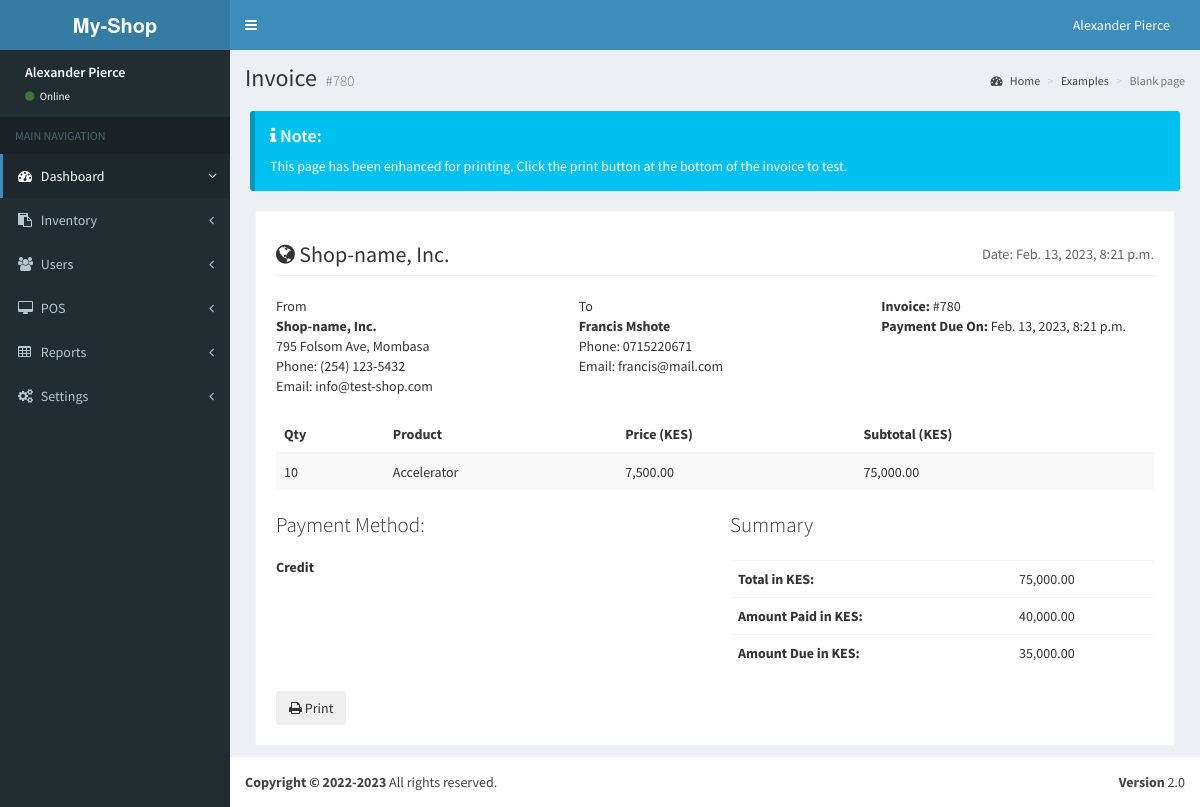
Screenshot of /invoice/14/ with the database file from the repository.
### store/models.py (models this page shows, shortened)
class Bill(models.Model):
	customer = models.ForeignKey(Customer, related_name="bills", on_delete=models.CASCADE, null=True, blank=True)
	payment_method = models.ForeignKey(PaymentMethod, related_name="bills", on_delete=models.CASCADE, null=True, blank=True)
	paid = models.BooleanField(default=False)
	invoice_no = models.CharField(max_length=25, blank=True, null=True)
	processed = models.BooleanField(default=False)
	date_updated = models.DateTimeField(auto_now=True)
	date_created = models.DateTimeField(auto_now_add=True)
	@property
	def get_bill_total(self):
		total = sum([item.sum_total for item in self.bill_items.all()])
		return total
	@property
	def get_total_amount_paid(self):
		total = sum([item.amount_paid for item in self.bill_transactions.all()])
		return total

class Customer(models.Model):
	first_name = models.CharField(max_length=50)
	last_name = models.CharField(max_length=50)
	phone = models.CharField(max_length=15, null=True, blank=True)
	email = models.EmailField(max_length=255, null=True, blank=True)
	date_updated = models.DateTimeField(auto_now=True)
	date_created = models.DateTimeField(auto_now_add=True)

class BillItem(models.Model):
	product = models.ForeignKey(Inventory, related_name="bill_items", on_delete=models.CASCADE, null=True)
	bill = models.ForeignKey(Bill, related_name="bill_items", on_delete=models.CASCADE)
	quantity = models.IntegerField(default=0)
	sum_total = models.FloatField(default=0)
	date_added = models.DateTimeField(auto_now_add=True)
	date_updated = models.DateTimeField(auto_now=True)

class Inventory(models.Model):
	store = models.ForeignKey(Store, related_name="products", on_delete=models.CASCADE, null=True, blank=True)
	category = models.ForeignKey(Category, related_name="products", on_delete=models.SET_NULL, null=True, blank=True)
	name = models.CharField(max_length=25, unique=True)
	description = models.CharField(max_length=255, blank=True)
	price = models.FloatField(blank=True, null=True)
	stock = models.IntegerField(blank=True, null=True)
	date_updated = models.DateTimeField(auto_now=True)
	date_created = models.DateTimeField(auto_now_add=True)

class PaymentMethod(models.Model):
	name = models.CharField(max_length=25, unique=True)
	description = models.CharField(max_length=255, blank=True)
	date_updated = models.DateTimeField(auto_now=True)
	date_created = models.DateTimeField(auto_now_add=True)

class BillTransaction(models.Model):
    id = models.UUIDField(primary_key=True, default=uuid.uuid4, editable=False)
    bill = models.ForeignKey(Bill, related_name="bill_transactions", on_delete=models.CASCADE)
    amount_paid = models.FloatField()
    transaction_type = models.ForeignKey(TransactionType, related_name="bill_transactions", on_delete=models.SET_NULL, null=True)
    date_created = models.DateTimeField(auto_now_add=True)
    date_updated = models.DateTimeField(auto_now=True)

### store/views.py (the view)
# urls.py: path("invoice/<int:bill_id>/", views.sales_invoice),
def sales_invoice(request, bill_id):
	context_data = {}
	try:
		del request.session["bill_id"]
	except:
		pass
	active_bill = Bill.objects.get(id=bill_id)
	active_bill.processed = True
	active_bill.save()
	context_data["active_bill"] = active_bill
	context_data["date_now"] = datetime.datetime.now()
	context_data["amount_due"] = active_bill.get_bill_total - active_bill.get_total_amount_paid
	return render(request, "store/invoice.html", context_data)

### templates/store/invoice.html (shortened to what this page needs)
{% extends "base.html" %}
{% load humanize %}
{% block page_content %}
      <div class="content-wrapper">
        <section class="content-header">
          <h1>
            Invoice
            <small>{{active_bill.invoice_no}}</small>
          </h1>
          <ol class="breadcrumb">
            <li><a href="#"><i class="fa fa-dashboard"></i> Home</a></li>
            <li><a href="#">Examples</a></li>
            <li class="active">Blank page</li>
          </ol>
        </section>
        <div class="pad margin no-print">
          <div class="callout callout-info" style="margin-bottom: 0!important;">
            <h4><i class="fa fa-info"></i> Note:</h4>
            This page has been enhanced for printing. Click the print button at the bottom of the invoice to test.
          </div>
        </div>
        <section class="invoice">
          <div class="row">
            <div class="col-xs-12">
              <h2 class="page-header">
                <i class="fa fa-globe"></i> Shop-name, Inc.
                <small class="pull-right">Date: {{date_now}}</small>
              </h2>
            </div>
          </div>
          <div class="row invoice-info">
            <div class="col-sm-4 invoice-col">
              From
              <address>
                <strong>Shop-name, Inc.</strong><br>
                795 Folsom Ave, Mombasa<br>
                Phone: (254) 123-5432<br/>
                Email: info@test-shop.com
              </address>
            </div>
            <div class="col-sm-4 invoice-col">
              To
              <address>
                <strong>{{active_bill.customer.first_name}} {{active_bill.customer.last_name}}</strong><br>
                Phone: {{active_bill.customer.phone}}<br/>
                Email: {{active_bill.customer.email}}
              </address>
            </div>
            <div class="col-sm-4 invoice-col">
              <b>Invoice:</b> {{active_bill.invoice_no}}<br/>
              <b>Payment Due On:</b> {{date_now}}<br/>
            </div>
          </div>
          <div class="row">
            <div class="col-xs-12 table-responsive">
              <table class="table table-striped">
                <thead>
                  <tr>
                    <th>Qty</th>
                    <th>Product</th>
                    <th>Price (KES)</th>
                    <th>Subtotal (KES)</th>
                  </tr>
                </thead>
                <tbody>
                  {% for item in active_bill.bill_items.all %}
                  <tr>
                    <td>{{item.quantity}}</td>
                    <td>{{item.product.name}}</td>
                    <td>{{item.product.price | floatformat:2 | intcomma}}</td>
                    <td>{{item.sum_total | floatformat:2 | intcomma}}</td>
                  </tr>
                  {% endfor %}
                </tbody>
              </table>
            </div>
          </div>
          <div class="row">
            <div class="col-xs-6">
              <p class="lead">Payment Method:</p>
              <h5><b>{{active_bill.payment_method.name | capfirst}}</b></h5>
            </div>
            <div class="col-xs-6">
              <p class="lead">Summary</p>
              <div class="table-responsive">
                <table class="table">
                  <tr>
                    <th>Total in KES:</th>
                    <td>{{active_bill.get_bill_total | floatformat:2 | intcomma}}</td>
                  </tr>
                  <tr>
                    <th>Amount Paid in KES:</th>
                    <td>{{active_bill.get_total_amount_paid | floatformat:2 | intcomma}}</td>
                  </tr>
                  <tr>
                    <th>Amount Due in KES:</th>
                    <td>{{amount_due | floatformat:2 | intcomma}}</td>
                  </tr>
                </table>
              </div>
            </div>
          </div>
          <div class="row no-print">
            <div class="col-xs-12">
              <button class="btn btn-secondary" onclick="window.print();"><i class="fa fa-print"></i> Print</button>
            </div>
          </div>
        </section>
      </div>
{% endblock page_content %}

### rows the page displays
Bill: invoice_no "#780", customer.first_name "Francis", customer.last_name "Mshote", customer.phone "0715220671", customer.email "francis@mail.com", payment_method.name "Credit", get_bill_total "75,000.00", get_total_amount_paid "40,000.00"
BillItem: quantity "10", product.name "Accelerator", product.price "7,500.00", sum_total "75,000.00"

### other values shown
{{ date_now }} "Feb. 13, 2023, 8:21 p.m."
{{ amount_due | floatformat:2 | intcomma }} "35,000.00"
